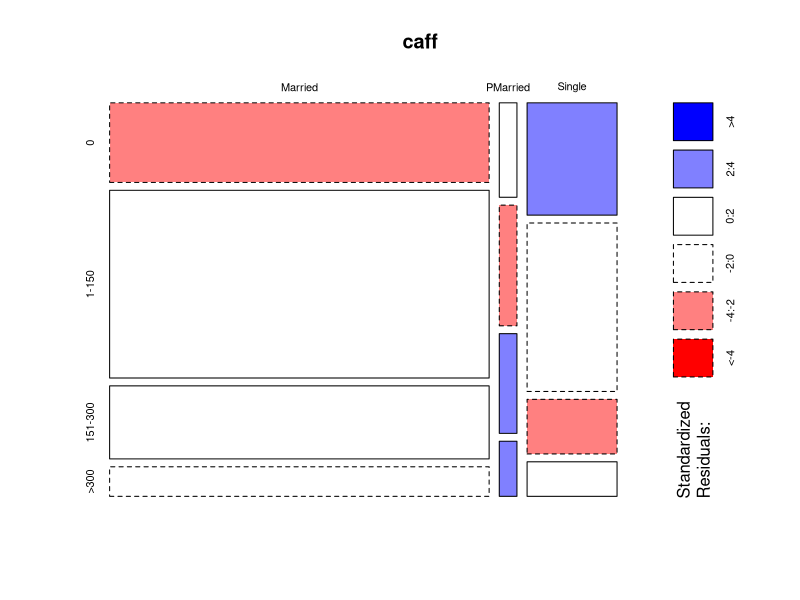

Here is the R script that generated this plot:
## ---- chunk 1
## set working directory
require("knitr")
## ---- chunk 2
# Input data
caff <- matrix(c(652, 1537, 598, 242, 36, 46, 38, 21, 218, 327, 106, 67),
              nrow = 3, dimnames = list(c("Married", "PMarried", "Single"), c("0", "1-150", "151-300", ">300")), byrow=TRUE)
addmargins(caff)
## ---- chunk 3
chisq.test(caff)
chisq1 <- chisq.test(caff)
chisq1$expected
## ---- chunk 4
mosaicplot(caff, shade = TRUE)
